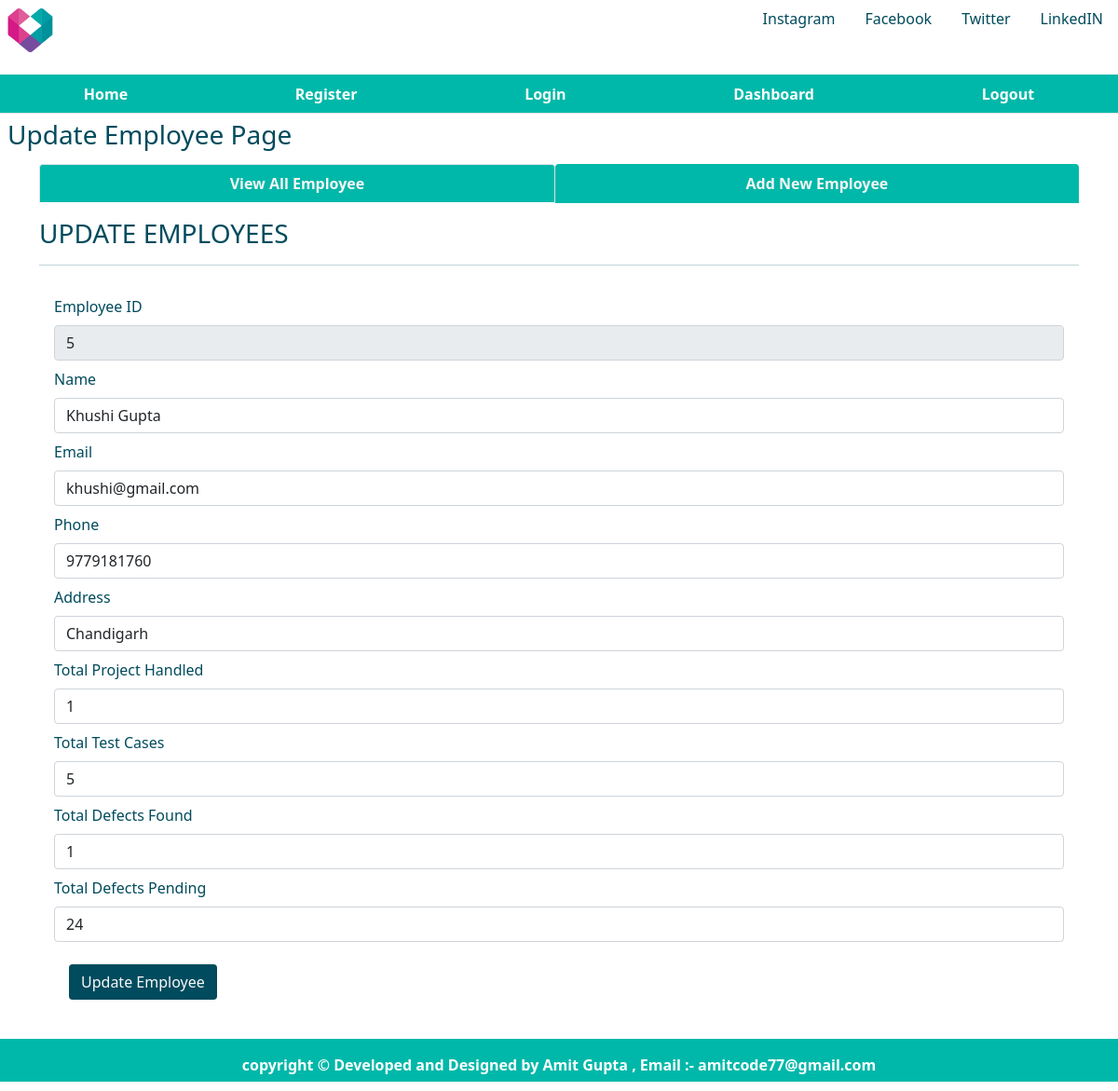
The app's page /fetchone/5 with its own data.
### database.py (models this page shows, shortened)
class emp(db.Model):
    empid = db.Column(db.Integer, primary_key=True, autoincrement=True)
    name = db.Column(db.String(50), unique=False, nullable=False)
    email = db.Column(db.String(20), unique=False, nullable=False)
    phone = db.Column(db.Integer, unique=False, nullable=False)
    address = db.Column(db.String(100), unique=False, nullable=False)
    joining_date = db.Column(db.Date, unique=False, nullable=False)
    total_projects = db.Column(db.Integer, unique=False, nullable=False)
    total_test_case = db.Column(db.Integer, unique=False, nullable=False)
    total_defect_found = db.Column(db.Integer, unique=False, nullable=False)
    total_defects_pending = db.Column(db.Integer, unique=False, nullable=False)

### app.py (the view)
@app.route('/fetchone/<int:empid>')
def fetchone(empid):
    user = get_current_user()
    emp_cur = emp.query.filter_by(empid=empid)
    single_emp = emp_cur.first()
    return render_template('updateemployee.html', user=user, single_emp=single_emp)

### app.py (called while the page is built)
@app.teardown_appcontext
def close_database(error):
    if hasattr(g, 'employeeapplication'):
        g.employeeapplication.close()

def get_current_user():
    user = None
    if 'user' in session:
        user = session['user']
        user_cur = users.query.filter_by(name=user)
        user = user_cur.first()
    return user

### templates/updateemployee.html (shortened to what this page needs)
{% extends 'layout.html' %}
{% block css %}
<link rel="stylesheet" href="{{ url_for('static',filename = 'home.css')}}" type="text/css">
{% endblock %}
{% block body %}
<div class="child child4">
    <h3 class="m-2">Update Employee Page</h3>
</div>
<div class="child child5" style="color:rgb(0, 75, 93);">
</div>
<div class="child child6left">
</div>
<div class="child child6 container" style="color:rgb(0, 75, 93);">
    <ul class="nav nav-tabs nav-fill mb-3">
        <li class="nav-item">
            <a class="nav-link active" aria-current="page" href="{{ url_for('dashboard') }}"
                style=" background-color: #00B8A9;; color:whitesmoke;"> <b>View All Employee </b></a>
        </li>
        <li class="nav-item">
            <a class="nav-link" style=" background-color: #00B8A9;; color:whitesmoke;"
                href="{{ url_for('addnewemp') }}"> <b>Add
                    New Employee </b></a>
        </li>
    </ul>
    <div class="table-responsive-lg caption-top">
        <caption>
            <h3>UPDATE EMPLOYEES</h3>
        </caption>
        <hr>
        {% if single_emp %}
        <form class="p-3" action="/update" method="POST">
            <div class="mb-2">
                <label for="empid" class="form-label">Employee ID</label>
                <input type="text" class="form-control" id="empid" value="{{single_emp['empid']}}" name="empid"
                    readonly>
            </div>
            <div class="mb-2">
                <label for="name" class="form-label">Name</label>
                <input type="text" class="form-control" id="name" value="{{single_emp.name}}" name="name">
            </div>
            <div class="mb-2">
                <label for="email" class="form-label">Email</label>
                <input type="email" class="form-control" id="email" value={{single_emp['email']}} name="email">
            </div>
            <div class="mb-2">
                <label for="phone" class="form-label">Phone</label>
                <input type="number" class="form-control" id="phone" value={{single_emp['phone']}} name="phone">
            </div>
            <div class="mb-2">
                <label for="address" class="form-label">Address</label>
                <input type="text" class="form-control" id="address" value="{{single_emp['address']}}" name="address">
            </div>
            <div class="mb-2">
                <label for="total_projects" class="form-label">Total Project Handled</label>
                <input type="number" class="form-control" id="total_projects" value={{single_emp['total_projects']}}
                    name="total_projects">
            </div>
            <div class="mb-2">
                <label for="total_test_case" class="form-label">Total Test Cases</label>
                <input type="number" class="form-control" id="total_test_case" value={{single_emp['total_test_case']}}
                    name="total_test_case">
            </div>
            <div class="mb-2">
                <label for="total_defect_found" class="form-label">Total Defects Found</label>
                <input type="number" class="form-control" id="total_defect_found"
                    value={{single_emp['total_defect_found']}} name="total_defect_found">
            </div>
            <div class="mb-2">
                <label for="total_defects_pending" class="form-label">Total Defects Pending</label>
                <input type="number" class="form-control" id="total_defects_pending"
                    value={{single_emp['total_defects_pending']}} name="total_defects_pending">
            </div>
            <button type="submit" class="btn text-light m-3" style="background-color:rgb(0, 75, 93);">Update
                Employee
            </button>
        </form>
        {% endif %}
    </div>
</div>
<div class="child child6right">
</div>
{% endblock %}

### static/home.css (style rules this page uses)
html, body { height: 100%; background-color: white; color: rgb(0, 75, 93); }
.child { margin-bottom: 10px; }
.child4 { grid-column: 1/3; grid-row: 3/4; }
.child5 { grid-column: 4/5; grid-row: 3/4; text-align: center; }
.child6 { grid-column: 1/-1; grid-row: 4/5; }

### records on screen
emp: empid "5", name "Khushi Gupta", email "khushi@gmail.com", phone "9779181760", address "Chandigarh", total_projects "1", total_test_case "5", total_defect_found "1", total_defects_pending "24"
